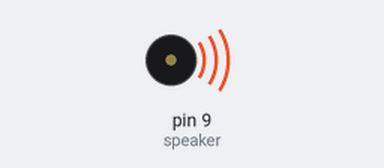
This sketch was run on a simulated Arduino Uno, built with avr-gcc and run on an emulated ATmega328P. On the bench: buzzer (waves = sounding).

Above: at 0.2 s.
At 8.1 s:
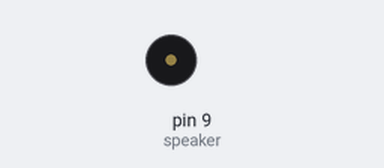
Timing chart, 0 to 11.8 s (numbered marks = the images above):
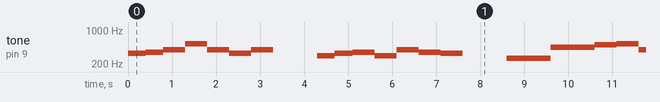

The sketch:

Project_Sound_Generator.ino
```cpp
int speaker= 9; // membuat variabel Speaker untuk pin 9 digital
void setup(){ // void setup sengaja dikosongkan
}
void DO() {  tone(speaker, 262); }  // fungsi variabel untuk nada DO
void RE() {  tone(speaker, 294); }  // fungsi variabel untuk nada RE
void MI() {  tone(speaker, 330); }  // fungsi variabel untuk nada MI
void FA() {  tone(speaker, 349); }  // fungsi variabel untuk nada FA
void SOL() {  tone(speaker, 395); }  // fungsi variabel untuk nada SOL
void LA() {  tone(speaker, 440); }  // fungsi variabel untuk nada LA
void SI() {  tone(speaker, 494); }  // fungsi variabel untuk nada SI
void DOO() {  tone(speaker, 523); }       // fungsi variabel untuk nada DOO
void DIAM() {  noTone(speaker); }        // fungsi variabel untuk nada DIAM
void loop() {
  MI(); delay(400);      FA(); delay(400);   SOL(); delay(500);   DOO(); delay(500); SOL(); delay(500); MI(); delay(500); SOL(); delay(500); DIAM(); delay(1000);

  RE();delay(400); MI(); delay(400); FA(); delay(500); RE(); delay(500); SOL(); delay(500); FA(); delay(500); MI(); delay(500); DIAM(); delay(1000);

  DO(); delay(500); DO(); delay(500); LA();delay(500); LA();delay(500); SI();delay(500); DOO();delay(500); SOL();delay(500); DIAM(); delay(1000);

  MI(); delay(500); FA(); delay(500); SOL(); delay(500); FA(); delay(500); MI(); delay(500); RE(); delay(500); DO(); delay(500); DIAM(); delay(1000);

  MI(); delay(500); FA(); delay(500); SOL(); delay(500); DOO(); delay(500); SOL(); delay(500); MI(); delay(500); SOL(); delay(500); DOO(); delay(300); DIAM(); delay(1000);

  RE();delay(400); MI(); delay(400); FA(); delay(500); RE(); delay(500); SOL(); delay(500); FA(); delay(500); MI(); delay(500); DIAM(); delay(1000);

  DO(); delay(500); DO(); delay(500); LA();delay(500); LA();delay(500); SI();delay(500); DOO();delay(500); SOL();delay(500); DIAM(); delay(1000);

  MI(); delay(500); FA(); delay(500); SOL(); delay(500); FA(); delay(500); MI(); delay(500); RE(); delay(500); DO(); delay(500); DIAM(); delay(1000);
}
```

Measured:
- by itself, tone on pin 9 (speaker): plays 330 Hz for 0.40 s, 349 Hz for 0.40 s, 395 Hz for 0.50 s, 523 Hz for 0.50 s, 395 Hz for 0.50 s, 330 Hz for 0.50 s … (195 notes in this stretch)
